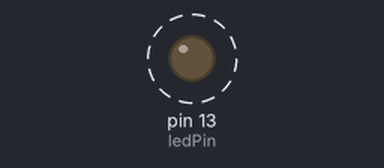
A sketch run on a simulated Arduino Uno, built with avr-gcc and run on an emulated ATmega328P. Parts: output pins drawn as LEDs (lit = HIGH). Dashed ring = blinking.

Above: at 0.2 s.
Timing chart, 0 to 3.0 s (numbered marks = the images above):
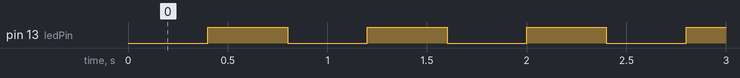

The sketch:

Test_virtualDelay_LED.ino
```cpp
#include <Arduino.h>
#include "avdweb_VirtualDelay.h"

const byte ledPin = 13;
bool b;
VirtualDelay singleDelay; // default = millis

void setup()
{ pinMode(ledPin, OUTPUT);
}

void loop()
{ singleDelay.start(400); // calls while running are ignored
  if(singleDelay.elapsed()) digitalWrite(ledPin, b=!b); // blink the onboard LED 400ms, 400ms off
}
```

Measured:
- by itself, pin 13 (ledPin): alternates HIGH for 0.40 s and LOW for 0.40 s
